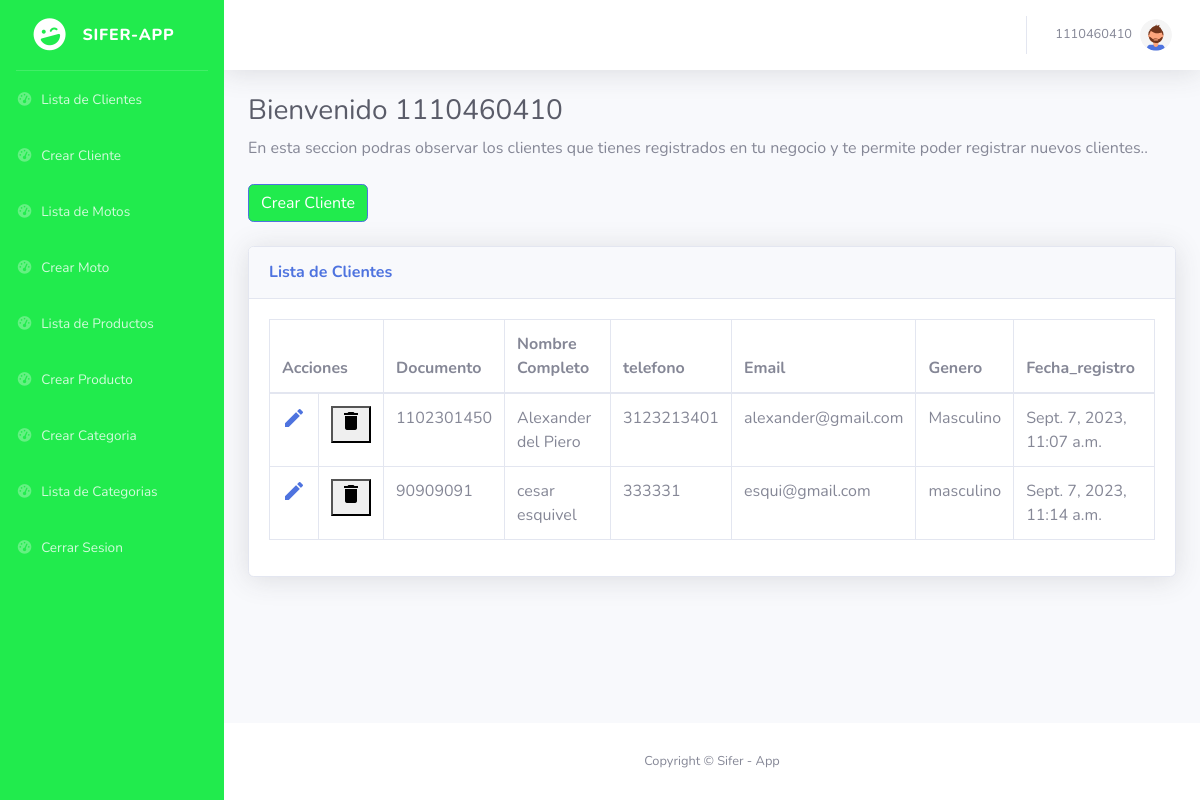
Screenshot of /clientes/ (signed in) with the database file from the repository.
### motorcycles/models.py (models this page shows, shortened)
class Clientes(models.Model):
    documento = models.CharField(max_length=10, primary_key=True, null=False)
    nombres = models.CharField(max_length=100,null=False)
    telefono = models.CharField(max_length=10, null=False)
    email = models.EmailField(max_length=100, null=False)
    genero = models.CharField(max_length=100, null=False)
    fecha_registro = models.DateTimeField(default=timezone.now)

### motorcycles/views.py (the view)
# urls.py: path('clientes/', views.cliente, name="cliente"),
@login_required
def cliente(request):
    clientes = Clientes.objects.all()
    return render(request, 'clientes.html', {
        'clientes': clientes
    })

### motorcycles/templates/clientes.html (shortened to what this page needs)
{% extends 'header.html' %}
{% block content %}
<div class="container-fluid">
    <h1 class="h3 mb-2 text-gray-800">Bienvenido {{user.username}} </h1>
    <p class="mb-4">En esta seccion podras observar los clientes que tienes registrados en tu negocio y te permite poder
        registrar nuevos clientes.</a>.</p>
    <a href="/create_client" class="btn btn-primary bg-gradient-primary mb-4">Crear Cliente</a>
    <div class="card shadow mb-4">
        <div class="card-header py-3">
            <h6 class="m-0 font-weight-bold text-primary">Lista de Clientes</h6>
        </div>
        <div class="card-body">
            <div class="table-responsive">
                <table class="table table-bordered" id="dataTable" width="100%" cellspacing="0">
                    <thead>
                        <tr>
                            <th colspan="2">Acciones</th>
                            <th>Documento</th>
                            <th>Nombre Completo</th>
                            <th>telefono</th>
                            <th>Email</th>
                            <th>Genero</th>
                            <th>Fecha_registro</th>
                        </tr>
                    </thead>
                    <tbody>
                        {% for cliente in clientes %}
                        <tr>
                            <td><a href="{% url 'update_client' cliente.documento %}"><i class="material-icons"
                                        data-toggle="tooltip" title="Edit">&#xE254;</i></a></td>
                            <td>
                                <form method="POST" action="{% url 'delete_client' cliente.documento %}">
                                    <button class="button"
                                        onclick="return confirm('¿Desea eliminar el registro de usuario seleccionado?');"
                                        type="submit"><i class="material-icons" data-toggle="tooltip"
                                            title="Delete">&#xE872;</i></button>
                                </form>
                            </td>
                            <td>{{ cliente.documento }}</td>
                            <td>{{ cliente.nombres }}</td>
                            <td>{{ cliente.telefono }}</td>
                            <td>{{ cliente.email }}</td>
                            <td>{{ cliente.genero }}</td>
                            <td>{{ cliente.fecha_registro }}</td>
                        </tr>
                        {% endfor%}
                    </tbody>
                </table>
            </div>
        </div>
    </div>
</div>
</div>
<footer class="sticky-footer bg-white">
    <div class="container my-auto">
        <div class="copyright text-center my-auto">
            <span>Copyright &copy; Sifer - App</span>
        </div>
    </div>
</footer>
</div>
</div>
{% endblock %}

### motorcycles/templates/header.html (shortened to what this page needs)
{% load static %}
<!DOCTYPE html>
<html lang="en">
<head>
    <link href="vendor/fontawesome-free/css/all.min.css" rel="stylesheet" type="text/css">
    <link href="{% static 'css/admin.css' %}" rel="stylesheet">
    <link href="vendor/datatables/dataTables.bootstrap4.min.css" rel="stylesheet">
</head>
<body id="page-top">
    <div id="wrapper">
        <ul class="navbar-nav bg-gradient-primary sidebar sidebar-dark accordion" id="accordionSidebar">
            <a class="sidebar-brand d-flex align-items-center justify-content-center" href="/productos">
                <div class="sidebar-brand-icon rotate-n-15">
                    <i class="fas fa-laugh-wink"></i>
                </div>
                <div class="sidebar-brand-text mx-3">Sifer-App</div>
            </a>
            <hr class="sidebar-divider my-0">
            <li class="nav-item">
                <a class="nav-link" href="/clientes">
                    <i class="fas fa-fw fa-tachometer-alt"></i>
                    <span>Lista de Clientes</span></a>
            </li>
            <li class="nav-item">
                <a class="nav-link" href="/create_client">
                    <i class="fas fa-fw fa-tachometer-alt"></i>
                    <span>Crear Cliente</span></a>
            </li>
            <li class="nav-item">
                <a class="nav-link" href="/motos">
                    <i class="fas fa-fw fa-tachometer-alt"></i>
                    <span>Lista de Motos</span></a>
            </li>
            <li class="nav-item">
                <a class="nav-link" href="/create_motorcycle">
                    <i class="fas fa-fw fa-tachometer-alt"></i>
                    <span>Crear Moto</span></a>
            </li>
            <li class="nav-item">
                <a class="nav-link" href="/productos">
                    <i class="fas fa-fw fa-tachometer-alt"></i>
                    <span>Lista de Productos</span></a>
            </li>
            <li class="nav-item">
                <a class="nav-link" href="/create_product">
                    <i class="fas fa-fw fa-tachometer-alt"></i>
                    <span>Crear Producto</span></a>
            </li>
            <li class="nav-item">
                <a class="nav-link" href="/create_category">
                    <i class="fas fa-fw fa-tachometer-alt"></i>
                    <span>Crear Categoria</span></a>
            </li>
            <li class="nav-item">
                <a class="nav-link" href="/categorias">
                    <i class="fas fa-fw fa-tachometer-alt"></i>
                    <span>Lista de Categorias</span></a>
            </li>
            <li class="nav-item">
                <a class="nav-link" href="/logout">
                    <i class="fas fa-fw fa-tachometer-alt"></i>
                    <span>Cerrar Sesion</span></a>
            </li>
        </ul>
        <div id="content-wrapper" class="d-flex flex-column">
            <div id="content">
                <nav class="navbar navbar-expand navbar-light bg-white topbar mb-4 static-top shadow">
                    <ul class="navbar-nav ml-auto">
                        <li class="nav-item dropdown no-arrow">
                            <a class="nav-link dropdown-toggle" href="#" id="userDropdown" role="button"
                                data-toggle="dropdown" aria-haspopup="true" aria-expanded="false">
                                <span class="mr-2 d-none d-lg-inline text-gray-600 small">{{ user.username}}</span>
                                <img class="img-profile rounded-circle" src="{% static 'img/undraw_profile.svg' %}">
                            </a>
                        </li>
                    </ul>
                </nav>
                {% block content %}
                {% endblock %}
</body>
</html>

### rows the page displays
Clientes: documento "1102301450", nombres "Alexander del Piero", telefono "3123213401", email "alexander@gmail.com", genero "Masculino", fecha_registro "Sept. 7, 2023, 11:07 a.m."
Clientes: documento "90909091", nombres "cesar esquivel", telefono "333331", email "esqui@gmail.com", genero "masculino", fecha_registro "Sept. 7, 2023, 11:14 a.m."

### other values shown
{{ user.username }} "1110460410"
